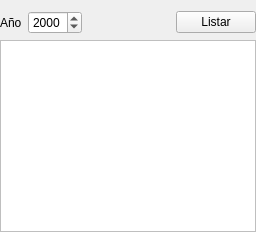
            <widget class="QWidget" name="tab_3">
             <attribute name="title">
              <string>Por Año</string>
             </attribute>
             <layout class="QVBoxLayout" name="verticalLayout_3">
              <property name="leftMargin">
               <number>0</number>
              </property>
              <property name="rightMargin">
               <number>0</number>
              </property>
              <property name="bottomMargin">
               <number>0</number>
              </property>
              <item>
               <layout class="QHBoxLayout" name="horizontalLayout_22">
                <item>
                 <widget class="QLabel" name="label_9">
                  <property name="text">
                   <string>Año</string>
                  </property>
                 </widget>
                </item>
                <item>
                 <widget class="QDateEdit" name="deAnio">
                  <property name="displayFormat">
                   <string>yyyy</string>
                  </property>
                  <property name="calendarPopup">
                   <bool>false</bool>
                  </property>
                 </widget>
                </item>
                <item>
                 <spacer name="horizontalSpacer_6">
                  <property name="orientation">
                   <enum>Qt::Horizontal</enum>
                  </property>
                  <property name="sizeHint" stdset="0">
                   <size>
                    <width>40</width>
                    <height>20</height>
                   </size>
                  </property>
                 </spacer>
                </item>
                <item>
                 <widget class="QPushButton" name="btListarPorAnio">
                  <property name="text">
                   <string>Listar</string>
                  </property>
                 </widget>
                </item>
               </layout>
              </item>
              <item>
               <widget class="QTableWidget" name="twAnio">
                <property name="font">
                 <font>
                  <family>Ubuntu,Helvetica,sans-serif</family>
                 </font>
                </property>
                <property name="styleSheet">
                 <string notr="true">QHeaderView::section {
border-radius: 3px;
padding: 2px 4px 2px 4px;

/* Fuente */
color: #3A3939;
text-align: left;
font-family: Ubuntu, Helvetica, sans-serif;

background-color:rgb(244, 244, 244);
/*qlineargradient(spread:reflect, x1:1, y1:1, x2:1, y2:0, stop:0 rgba(240, 240, 240, 255), stop:0.509174 rgba(250, 250, 250, 255), stop:0.963303 rgba(255, 255, 255, 255));*/
/* Bordes */
border-bottom: 1px solid #E3E3E3;
border-top: 1px solid #FFFFFF;
padding:6px;
border-top-left-radius: 0px;

}

QTableWidget{
font-family: Ubuntu, Helvetica, sans-serif;
/*font-size: 12px;*/
text-align: left;

border: 1px solid #BFBFBF;

}</string>
                </property>
                <property name="frameShape">
                 <enum>QFrame::Box</enum>
                </property>
                <property name="lineWidth">
                 <number>0</number>
                </property>
                <property name="editTriggers">
                 <set>QAbstractItemView::AnyKeyPressed</set>
                </property>
                <property name="alternatingRowColors">
                 <bool>true</bool>
                </property>
                <property name="selectionMode">
                 <enum>QAbstractItemView::SingleSelection</enum>
                </property>
                <property name="selectionBehavior">
                 <enum>QAbstractItemView::SelectRows</enum>
                </property>
                <property name="textElideMode">
                 <enum>Qt::ElideLeft</enum>
                </property>
                <property name="verticalScrollMode">
                 <enum>QAbstractItemView::ScrollPerItem</enum>
                </property>
                <property name="horizontalScrollMode">
                 <enum>QAbstractItemView::ScrollPerItem</enum>
                </property>
                <property name="showGrid">
                 <bool>true</bool>
                </property>
                <property name="gridStyle">
                 <enum>Qt::NoPen</enum>
                </property>
                <property name="sortingEnabled">
                 <bool>true</bool>
                </property>
                <property name="wordWrap">
                 <bool>true</bool>
                </property>
                <property name="cornerButtonEnabled">
                 <bool>false</bool>
                </property>
                <attribute name="horizontalHeaderVisible">
                 <bool>false</bool>
                </attribute>
                <attribute name="horizontalHeaderHighlightSections">
                 <bool>true</bool>
                </attribute>
                <attribute name="horizontalHeaderShowSortIndicator" stdset="0">
                 <bool>true</bool>
                </attribute>
                <attribute name="horizontalHeaderStretchLastSection">
                 <bool>true</bool>
                </attribute>
                <attribute name="verticalHeaderVisible">
                 <bool>false</bool>
                </attribute>
                <attribute name="verticalHeaderCascadingSectionResizes">
                 <bool>true</bool>
                </attribute>
                <attribute name="verticalHeaderDefaultSectionSize">
                 <number>24</number>
                </attribute>
                <attribute name="verticalHeaderHighlightSections">
                 <bool>false</bool>
                </attribute>
                <attribute name="verticalHeaderShowSortIndicator" stdset="0">
                 <bool>false</bool>
                </attribute>
                <attribute name="verticalHeaderStretchLastSection">
                 <bool>false</bool>
                </attribute>
               </widget>
              </item>
             </layout>
            </widget>
